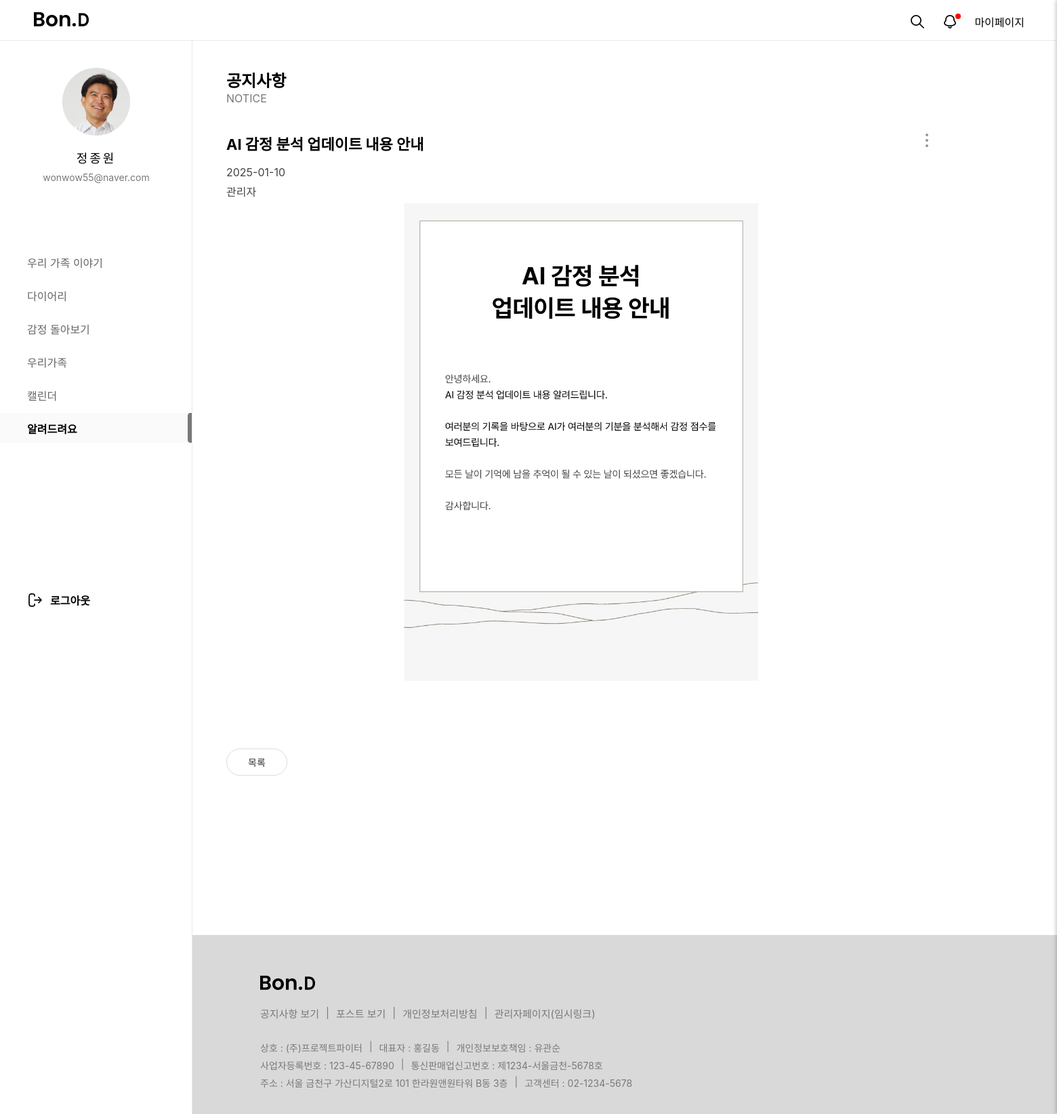
/customer/noticeview/11/ (signed in), run on the app's committed database.
### mypage/models.py (models this page shows, shortened)
class Img(models.Model):
  id = models.CharField(max_length=50, primary_key=True)  # 고유한 ID
  img = models.ImageField(upload_to='images/', null=True, blank=True, default='../static/images/calendar1/default_profile.png')  # 디폴트 이미지 설정

### loginpage/models.py (models this page shows, shortened)
class Member(models.Model):
  id = models.CharField(max_length=50,primary_key=True)
  pw = models.CharField(max_length=100)
  name = models.CharField(max_length=100)
  nicName = models.CharField(max_length=100,default='123')
  mail = models.EmailField(max_length=100)
  birthday = models.CharField(max_length=50)
  gender = models.CharField(max_length=10,choices=[('남자', '남자'), ('여자', '여자')])
  mdate = models.DateTimeField(auto_now=True)
  created_group = models.OneToOneField(
        'diary.GroupDiary',  # '앱이름.모델이름' 형식
        on_delete=models.SET_NULL,
        null=True,
        blank=True,
        related_name='creator'
    )
  joined_group = models.ForeignKey(
        'diary.GroupDiary',  # '앱이름.모델이름' 형식
        on_delete=models.SET_NULL,
        null=True,
        blank=True,
        related_name='members'
    )

### customer/models.py (models this page shows, shortened)
class NoticeBoard(models.Model):
  bno = models.AutoField(primary_key=True)
  member = models.ForeignKey(Administrator,on_delete=models.SET_NULL, null=True)
  btitle = models.CharField(max_length=1000)
  bcontent = models.TextField()
  bdate = models.DateTimeField(auto_now_add=True)
  bfile = models.ImageField(null=True, blank=True, upload_to='uploads/')
  bfile_thumbnail = models.ImageField(null=True, blank=True, upload_to='uploads/')
  userid = models.CharField(max_length=100,null=True, blank=True)
  bmail = models.CharField(max_length=100, null=True, blank=True)
  category = models.IntegerField(null=True, blank=False)
  status = models.CharField(max_length=50, null=True, blank=True)

### admin1/models.py (models this page shows, shortened)
class Administrator(models.Model):
  ano = models.IntegerField(default=0)
  id = models.CharField(max_length=50,primary_key=True)
  pw = models.CharField(max_length=100)
  name = models.CharField(max_length=100)
  nickname = models.CharField(max_length=100,default='관리자')
  tel = models.CharField(max_length=20,default='010-0000-0000')
  role = models.IntegerField()
  adate = models.DateTimeField(auto_now=True)

### customer/views.py (the view)
# urls.py: path('noticeview/<str:bno>/', views.noticeview, name="noticeview"),
def noticeview(request, bno):
  mem = Member.objects.filter(id = request.session['session_id'])
  qb = Img.objects.filter(id=request.session['session_id']).first()
  qs = NoticeBoard.objects.get(bno=bno)
  context = {'view':qs, 'mem_info':mem[0], 'qb':qb,}
  return render(request, 'customer_notice_view.html', context)

### customer/templates/customer_notice_view.html (shortened to what this page needs)
{% extends 'main_navi_base.html' %}
{% load static %}
  {% block profill-block%}
  <div id="user_profile">
    <div id="pimg">
      <img src="{{ qb.img.url }}" alt="" />
    </div>
    <p id="uName" >{{mem_info.name}}</p>
    <p id="uEmail">{{mem_info.mail}}</p>
  </div>
		<nav id="menu">
			<ul>
				<a href="/main/index/"><li class="menu_item">우리 가족 이야기</li></a>
				<a href="/diary/diaryHome/"><li class="menu_item">다이어리</li></a>
				<a href="/emotion/main/"><li class="menu_item">감정 돌아보기</li></a>
				<a href="/family1/fam/"><li class="menu_item">우리가족</li></a>
				<a href="/calendar1/cal/"><li class="menu_item">캘린더</li></a>
				<a href="/customer/"><li class="menu_item active">알려드려요</li></a>
			</ul>
		</nav>
  {% endblock profill-block%}
  {% block container-block%}
  <div id="container">
    <div id="customer_notice_menu">
      {% if view.category == 1 %}
      <h2>공지사항</h2>
      <span>NOTICE</span>
      {% elif view.category == 2 %}
      <h2>포스트</h2>
      <span>POST</span>
      {% endif %}
    </div>
    <div id="customer_view_top">
      <div class="customer_view_title">
        <h2>{{view.btitle}}</h2>
        <span>{{view.bdate|date:'Y-m-d'}}</span>
        <span>{{view.member.nickname}}</span>
      </div>
      <div id="modify_del_slide_1">
        <img src="/static/images/customer/addBtn.png" alt="" id="openModal_1" style="cursor: pointer;">
      </div>
    </div>
    <div id="customer_content">
      {% if view.bfile %}
      <img src="{{view.bfile.url}}" alt="{{view.bfile}}">
			{% endif %}
    </div>
    {% if view.category == 1 %}
    <div class="customer_react">
      <div class="back_list" id="back_click">
        <span>목록</span>
      </div>
    </div>
    {% elif view.category == 2 %}
    <div class="customer_react">
      <div class="back_write" id="back_write" onclick="goToDiaryWrite()">
        <span>일기 작성하러 가기</span>
      </div>
    </div>
    {% endif %}
  </div>
  {% endblock container-block%}

### static/css/main_navi_base.css (style rules this page uses)
* { margin: 0; padding: 0; font-family: "Pretendard Variable", Pretendard, -apple-system, BlinkMacSystemFont, system-ui, Roboto, "Helvetica Neue", "Segoe UI", "Apple SD Gothic Neo", "Noto Sans KR", "Malgun Gothic", "Apple Color Emoji", "Segoe UI Emoji", "Segoe UI Symbol", sans-serif; }
a { text-decoration: none; color: inherit; cursor: pointer; }
ol, ul { list-style: none; }
#user_profile { width: 284px; height: 264px; text-align: center; }
#uName { font-size: 18px; font-weight: 500; letter-spacing: 3px; line-height: 21px; margin-top:23px }
#uEmail { font-size: 14px; font-weight: 400; line-height: 17px; color: #797979; margin-top:9px }
#pimg { width: 100px; height: 100px; border-radius: 100%; overflow: hidden; margin: 40px auto 0; }
#pimg img { width: 100%; height: 100%; object-fit: cover; }
#menu ul { list-style: none; padding-left: 0; margin-bottom: 220px; }
#menu ul li { height: 44px; padding: 11px 0 11px 40px; margin-bottom: 5px; box-sizing: border-box; transition: background-color 0.3s, color 0.3s; }
.menu_item { font-size: 16px; font-weight: 400; color: #666; }
.menu_item.active { font-size: 16px; font-weight: 600; color: #000; background-color: #FAFAFA; background-image: url(/static/images/home/menu_bar.png); background-repeat: no-repeat; background-position: right center; }

### static/css/customer/customer_service.css (style rules this page uses)
* { margin: 0; padding: 0; box-sizing: border-box; font-family: "Pretendard Variable", Pretendard, -apple-system, BlinkMacSystemFont, system-ui, Roboto, "Helvetica Neue", "Segoe UI", "Apple SD Gothic Neo", "Noto Sans KR", "Malgun Gothic", "Apple Color Emoji", "Segoe UI Emoji", "Segoe UI Symbol", sans-serif; }
a { text-decoration: none; }
body, html { height: 100%; }
#container { width: 100%; min-height: 100vh; padding: 100px 180px 300px 334px; }

### static/css/customer/customer_notice_view.css (style rules this page uses)
* { margin: 0; padding: 0; box-sizing: border-box; font-family: "Pretendard Variable", Pretendard, -apple-system, BlinkMacSystemFont, system-ui, Roboto, "Helvetica Neue", "Segoe UI", "Apple SD Gothic Neo", "Noto Sans KR", "Malgun Gothic", "Apple Color Emoji", "Segoe UI Emoji", "Segoe UI Symbol", sans-serif; }
a { text-decoration: none; }
body, html { height: 100%; }
#container { width: 100%; min-height: 100vh; padding: 100px 180px 300px 334px; }
#customer_notice_menu { width: 100%; height: 70px; margin-bottom: 25px; }
#customer_notice_menu span { color:#797979; }
#customer_view_top { width: 100%; display: flex; position: relative; justify-content: space-between; }
.customer_view_title h2 { font-size: 22px; margin-bottom: 17px; }
.customer_view_title span { width: 100%; display: block; font-size: 16px; color: #444444; margin-bottom: 6px; }
#customer_content { width: 100%; margin-bottom: 100px; }
#customer_content img { width: 50%; margin: 0 auto; display: block; }
.customer_react { display: flex; font-size: 14px; color: #333; margin-bottom: 40px; }
.customer_react .back_list { width: 90px; height: 40px; border: 1px solid #ddd; border-radius: 50px; text-align: center; padding-top: 7px; margin-right: 5px; cursor: pointer; }
.back_list span { line-height: 25px; text-align: center; vertical-align: middle; display: inline-block; width: 50px; }
#modify_del_slide_1, #modify_del_slide_2 { position: relative; position: absolute; right: 0; }

### static/css/customer/customer_notice_list.css (style rules this page uses)
* { margin: 0; padding: 0; box-sizing: border-box; font-family: "Pretendard Variable", Pretendard, -apple-system, BlinkMacSystemFont, system-ui, Roboto, "Helvetica Neue", "Segoe UI", "Apple SD Gothic Neo", "Noto Sans KR", "Malgun Gothic", "Apple Color Emoji", "Segoe UI Emoji", "Segoe UI Symbol", sans-serif; }
a { text-decoration: none; color:inherit; }
body, html { height: 100%; }
#container { width: 100%; min-height: 100vh; padding: 60px 300px 0 300px; }

### static/css/emotion/emotion.css (style rules this page uses)
* { margin: 0; padding: 0; box-sizing: border-box; font-family: "Pretendard Variable", Pretendard, -apple-system, BlinkMacSystemFont, system-ui, Roboto, "Helvetica Neue", "Segoe UI", "Apple SD Gothic Neo", "Noto Sans KR", "Malgun Gothic", "Apple Color Emoji", "Segoe UI Emoji", "Segoe UI Symbol", sans-serif; }
a { text-decoration: none; color: inherit; cursor: pointer; }
ol, ul { list-style: none; }
body, html { height: 100%; }
#container { width: 100%; min-height: 100vh; padding: 100px 100px 100px 334px; margin-bottom: 35px; }

### data on the page
Img: img (picture)
Member: name "정종원", mail "wonwow55@naver.com"
NoticeBoard: btitle "AI 감정 분석 업데이트 내용 안내", bdate "2025-01-10", member.nickname "관리자", bfile (picture)
